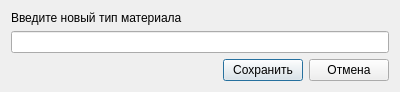
<?xml version="1.0" encoding="UTF-8"?>
<ui version="4.0">
 <class>NewPaperTypeDialog</class>
 <widget class="QDialog" name="NewPaperTypeDialog">
  <property name="geometry">
   <rect>
    <x>0</x>
    <y>0</y>
    <width>400</width>
    <height>88</height>
   </rect>
  </property>
  <property name="windowTitle">
   <string>Dialog</string>
  </property>
  <layout class="QVBoxLayout" name="verticalLayout">
   <item>
    <widget class="QLabel" name="label">
     <property name="text">
      <string>Введите новый тип материала</string>
     </property>
    </widget>
   </item>
   <item>
    <widget class="QLineEdit" name="nameLineEdit"/>
   </item>
   <item>
    <layout class="QHBoxLayout" name="horizontalLayout">
     <item>
      <spacer name="horizontalSpacer">
       <property name="orientation">
        <enum>Qt::Horizontal</enum>
       </property>
       <property name="sizeHint" stdset="0">
        <size>
         <width>40</width>
         <height>20</height>
        </size>
       </property>
      </spacer>
     </item>
     <item>
      <widget class="QPushButton" name="okPushButton">
       <property name="text">
        <string>Сохранить</string>
       </property>
      </widget>
     </item>
     <item>
      <widget class="QPushButton" name="cancelPushButton">
       <property name="text">
        <string>Отмена</string>
       </property>
      </widget>
     </item>
    </layout>
   </item>
  </layout>
 </widget>
 <resources/>
 <connections/>
</ui>
